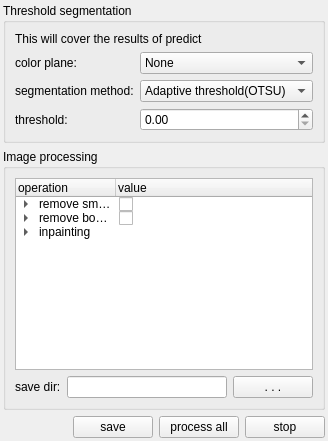
           <widget class="QWidget" name="tab_PostProcessing">
            <attribute name="title">
             <string>PostProcessing</string>
            </attribute>
            <layout class="QVBoxLayout" name="verticalLayout" stretch="0,1,0">
             <property name="leftMargin">
              <number>3</number>
             </property>
             <property name="topMargin">
              <number>3</number>
             </property>
             <property name="rightMargin">
              <number>3</number>
             </property>
             <property name="bottomMargin">
              <number>3</number>
             </property>
             <item>
              <widget class="QGroupBox" name="groupBox_ThresholdSegmentation">
               <property name="title">
                <string>Threshold segmentation</string>
               </property>
               <layout class="QFormLayout" name="formLayout">
                <item row="1" column="0">
                 <widget class="QLabel" name="label_ColorPlane">
                  <property name="text">
                   <string>color plane:</string>
                  </property>
                 </widget>
                </item>
                <item row="1" column="1">
                 <widget class="QComboBox" name="comboBox_ColorPlane">
                  <item>
                   <property name="text">
                    <string>None</string>
                   </property>
                  </item>
                  <item>
                   <property name="text">
                    <string>Red</string>
                   </property>
                  </item>
                  <item>
                   <property name="text">
                    <string>Green</string>
                   </property>
                  </item>
                  <item>
                   <property name="text">
                    <string>Blue</string>
                   </property>
                  </item>
                  <item>
                   <property name="text">
                    <string>Hue</string>
                   </property>
                  </item>
                  <item>
                   <property name="text">
                    <string>Saturation</string>
                   </property>
                  </item>
                  <item>
                   <property name="text">
                    <string>Value</string>
                   </property>
                  </item>
                 </widget>
                </item>
                <item row="2" column="0">
                 <widget class="QLabel" name="label_Method">
                  <property name="text">
                   <string>segmentation method:</string>
                  </property>
                 </widget>
                </item>
                <item row="2" column="1">
                 <widget class="QComboBox" name="comboBox_Method">
                  <item>
                   <property name="text">
                    <string>Adaptive threshold(OTSU)</string>
                   </property>
                  </item>
                  <item>
                   <property name="text">
                    <string>manual threshold</string>
                   </property>
                  </item>
                 </widget>
                </item>
                <item row="3" column="0">
                 <widget class="QLabel" name="label_Threshold">
                  <property name="text">
                   <string>threshold:</string>
                  </property>
                 </widget>
                </item>
                <item row="3" column="1">
                 <widget class="QDoubleSpinBox" name="doubleSpinBox_Threshold">
                  <property name="maximum">
                   <double>255.000000000000000</double>
                  </property>
                 </widget>
                </item>
                <item row="0" column="0" colspan="2">
                 <widget class="QLabel" name="label">
                  <property name="text">
                   <string>This will cover the results of predict</string>
                  </property>
                 </widget>
                </item>
               </layout>
              </widget>
             </item>
             <item>
              <widget class="QGroupBox" name="groupBox_ImageProcessing">
               <property name="title">
                <string>Image processing</string>
               </property>
               <layout class="QVBoxLayout" name="verticalLayout_5" stretch="1,0">
                <item>
                 <widget class="QTreeWidget" name="treeWidget_ProcessingConfig">
                  <property name="sizePolicy">
                   <sizepolicy hsizetype="Expanding" vsizetype="Minimum">
                    <horstretch>0</horstretch>
                    <verstretch>0</verstretch>
                   </sizepolicy>
                  </property>
                  <column>
                   <property name="text">
                    <string>operation</string>
                   </property>
                  </column>
                  <column>
                   <property name="text">
                    <string>value</string>
                   </property>
                  </column>
                  <item>
                   <property name="text">
                    <string>remove small areas</string>
                   </property>
                   <property name="text">
                    <string/>
                   </property>
                   <property name="checkState">
                    <enum>Unchecked</enum>
                   </property>
                   <item>
                    <property name="text">
                     <string>dilate</string>
                    </property>
                    <property name="text">
                     <string/>
                    </property>
                   </item>
                   <item>
                    <property name="text">
                     <string>threshold</string>
                    </property>
                   </item>
                  </item>
                  <item>
                   <property name="text">
                    <string>remove boundary objects</string>
                   </property>
                   <property name="text">
                    <string/>
                   </property>
                   <property name="checkState">
                    <enum>Unchecked</enum>
                   </property>
                   <item>
                    <property name="text">
                     <string>left</string>
                    </property>
                   </item>
                   <item>
                    <property name="text">
                     <string>top</string>
                    </property>
                   </item>
                   <item>
                    <property name="text">
                     <string>right</string>
                    </property>
                   </item>
                   <item>
                    <property name="text">
                     <string>bottom</string>
                    </property>
                   </item>
                  </item>
                  <item>
                   <property name="text">
                    <string>inpainting</string>
                   </property>
                   <item>
                    <property name="text">
                     <string>manual</string>
                    </property>
                   </item>
                   <item>
                    <property name="text">
                     <string>auto(times)</string>
                    </property>
                    <property name="text">
                     <string/>
                    </property>
                   </item>
                  </item>
                 </widget>
                </item>
                <item>
                 <layout class="QHBoxLayout" name="horizontalLayout_SaveDir_postprocess">
                  <item>
                   <widget class="QLabel" name="label_SaveDir_postporcess">
                    <property name="text">
                     <string>save dir:</string>
                    </property>
                   </widget>
                  </item>
                  <item>
                   <widget class="QLineEdit" name="lineEdit_SaveDir_postporcess"/>
                  </item>
                  <item>
                   <widget class="QPushButton" name="pushButton_SaveDir_postporcess">
                    <property name="sizePolicy">
                     <sizepolicy hsizetype="Minimum" vsizetype="Fixed">
                      <horstretch>0</horstretch>
                      <verstretch>0</verstretch>
                     </sizepolicy>
                    </property>
                    <property name="text">
                     <string> . . . </string>
                    </property>
                   </widget>
                  </item>
                 </layout>
                </item>
               </layout>
              </widget>
             </item>
             <item>
              <layout class="QHBoxLayout" name="horizontalLayout_PostProcess">
               <item>
                <spacer name="horizontalSpacer_PostProcessing">
                 <property name="orientation">
                  <enum>Qt::Horizontal</enum>
                 </property>
                 <property name="sizeHint" stdset="0">
                  <size>
                   <width>40</width>
                   <height>20</height>
                  </size>
                 </property>
                </spacer>
               </item>
               <item>
                <widget class="QPushButton" name="pushButton_SaveThisImage">
                 <property name="text">
                  <string>save</string>
                 </property>
                </widget>
               </item>
               <item>
                <widget class="QPushButton" name="pushButton_ProcessingAllImage">
                 <property name="text">
                  <string>process all</string>
                 </property>
                </widget>
               </item>
               <item>
                <widget class="QPushButton" name="pushButton_StopProcess">
                 <property name="text">
                  <string>stop</string>
                 </property>
                </widget>
               </item>
              </layout>
             </item>
            </layout>
           </widget>
